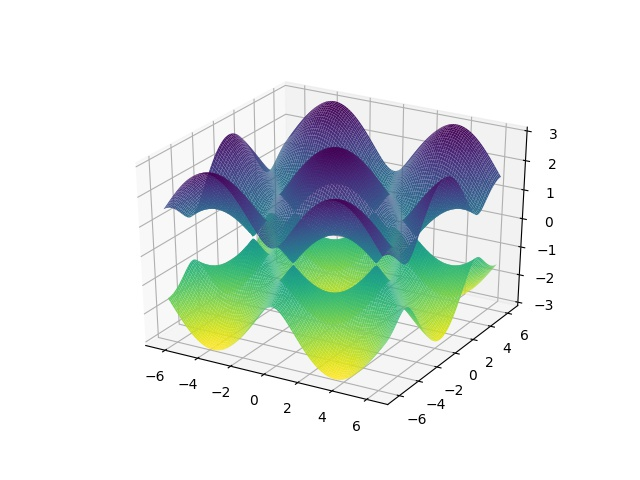

The Python source for this figure:
import numpy as np
import matplotlib.pyplot as plt
from mpl_toolkits.mplot3d import Axes3D

# generate dummy data (graphene tight binding band structure)
kvec = np.linspace(-2*np.pi,2*np.pi,101)
kx,ky = np.meshgrid(kvec,kvec)
E = np.sqrt(1+4*np.cos(np.sqrt(3)*kx/2)*np.cos(ky/2) + 4*np.cos(ky/2)**2)

# plot full dataset
fig = plt.figure()
ax = fig.add_subplot(111, projection='3d')
ax.plot_surface(kx,ky,E,cmap='viridis_r',vmin=-E.max(),vmax=E.max(),rstride=1,cstride=1)
ax.plot_surface(kx,ky,-E,cmap='viridis_r',vmin=-E.max(),vmax=E.max(),rstride=1,cstride=1)


plt.savefig('tightbinding.jpg')
ax.set_xlabel('kx')
ax.set_ylabel('ky')
ax.set_zlabel('E')
ax.grid('off')
ax.set_xticks([])
ax.set_yticks([])
ax.set_zticks([])
plt.show()
'''import numpy as np
import matplotlib.pyplot as plt
from mpl_toolkits.mplot3d import Axes3D

# generate dummy data (graphene tight binding band structure)

def fun(kx,ky):
    return np.sqrt(1+4*np.cos(np.sqrt(3)*kx/2)*np.cos(ky/2) + 4*np.cos(ky/2)**2)

fig = plt.figure()
ax = fig.add_subplot(111, projection='3d')
x = y = np.arange(-2*np.pi, 2*np.pi, 0.02)
kx, ky = np.meshgrid(x,y)
zs = np.array([fun(x,y) for x,y in zip(np.ravel(kx), np.ravel(ky))])
E = fun(kx,ky)
ax.plot_surface(kx,ky,E)
plt.show()
#fig = plt.figure()
#im = plt.imshow(E, cmap='inferno_r', interpolation='bicubic')  # Want to fix scale on each image
#cbar = plt.colorbar(im)

# focus on Dirac cones
#Elim = 1  #threshold
#E[E>Elim] = np.nan

#fig = plt.figure()
#ax = fig.add_subplot(111, projection='3d')
#ax.plot_surface(kx2,ky2,E2,cmap='viridis',vmin=-Elim,vmax=Elim)
#ax.plot_surface(kx2,ky2,-E2,cmap='viridis',vmin=-Elim,vmax=Elim)
#ax.plot_surface(kx,ky,E,cmap='viridis',rstride=1,cstride=1,vmin=-Elim,vmax=Elim)
#ax.plot_surface(kx,ky,-E,cmap='viridis',rstride=1,cstride=1,vmin=-Elim,vmax=Elim)'''
